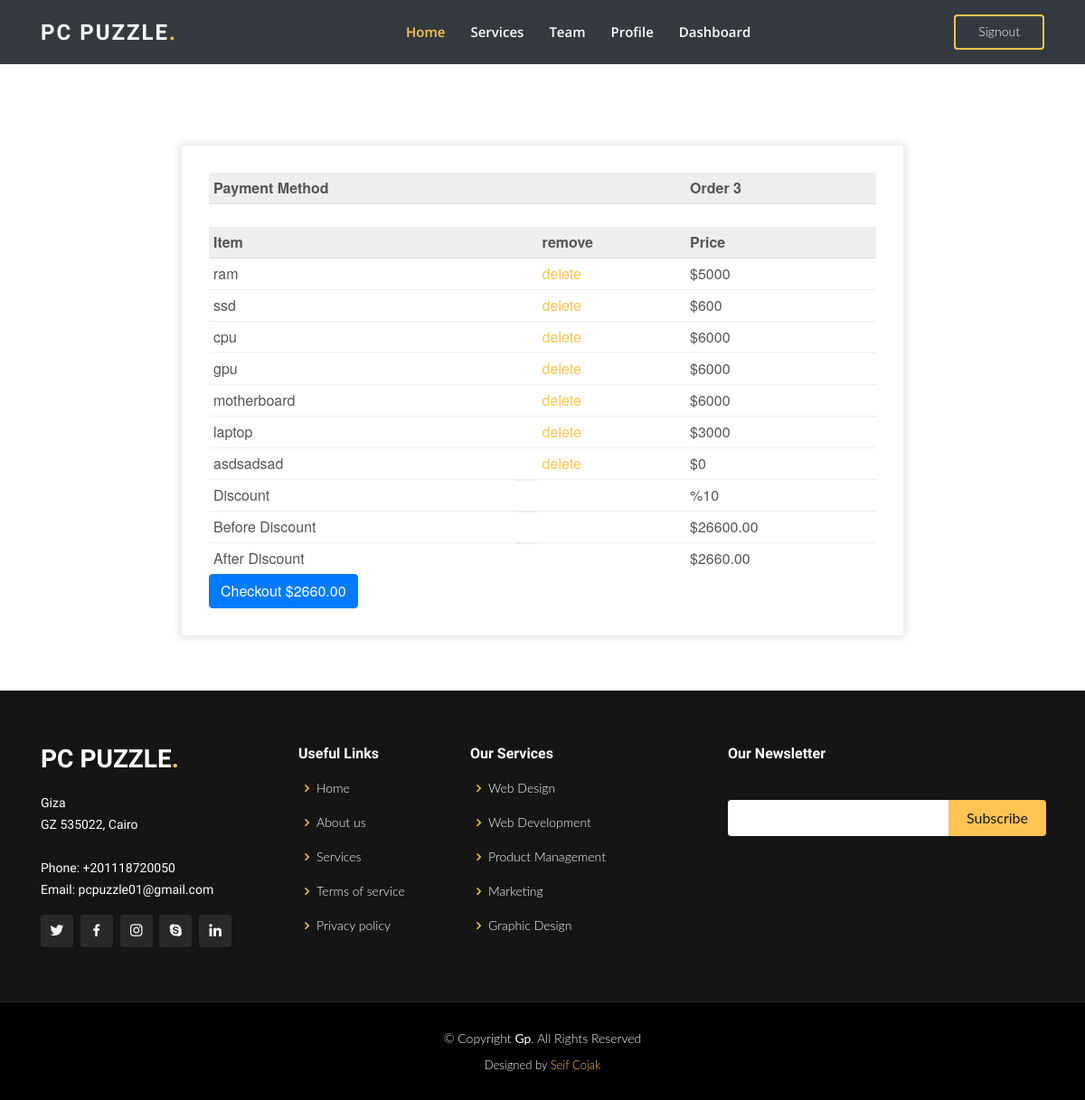
Page /result/ (signed in) on the committed database.
### Tech_Parts/models.py (models this page shows, shortened)
class Order(models.Model):
    customer=models.ForeignKey(Customer,blank=True,null=True,on_delete=models.CASCADE)
    products=models.ManyToManyField(Product,blank=True)
    code=models.CharField(blank=True,null=True,max_length=100)
    ordered=models.BooleanField(default=False)
    delivered=models.BooleanField(default=False)
    device=models.CharField(max_length=120,blank=True,null=True)
    def total_price(self):
        price=0
        for i in self.products.all():
            price += i.price
        return price
    def discount(self):
        percentage=(10/100)*self.total_price()
        return percentage

class Product(models.Model):
    name=models.CharField(max_length=100)
    image=models.CharField(max_length=3000)
    price=models.PositiveIntegerField(default=0)
    category=models.ForeignKey(Category,default=1,null=True,on_delete=models.SET_NULL)
    processor=models.ManyToManyField(Processor)
    type=models.ForeignKey(Type,default=6,null=True,on_delete=models.SET_NULL)
    details=HTMLField()
    code=models.CharField(max_length=100,blank=True)
    slug=models.SlugField(blank=True,max_length=100,unique=True)

### Tech_Parts/views.py (the view, shortened to what this page needs)
# urls.py: path("result/",views.result,name="result"),
def result(request):
    gammes=Games.objects.all()
    eng=Fps_Numbers.objects.filter(name__icontains="Engineer")
    prog=Fps_Numbers.objects.filter(name__icontains="Programmer")
    supplier=Supplier.objects.all()
    error=False
    if request.user.is_authenticated:
        order=Order.objects.filter(customer_id=request.user.id,ordered=True,delivered=False)
        filter=Filters.objects.filter(customer_id=request.user.id)
        if filter.exists():
            my_filter=Filters.objects.get(customer_id=request.user.id)
            similar=Product.objects.filter(category=my_filter.category)[0:3]  | Product.objects.filter(processor__in=my_filter.processor.all()).distinct()[0:3]  | Product.objects.filter(type=my_filter.type)[0:3]
        else:
            messages.error(request,"you don't have order yet")
            return redirect(reverse("home:home"))
        if order.exists():
            my_order=Order.objects.get(customer_id=request.user.id,ordered=True,delivered=False)
            if my_order.products.count() < 1:
                error=True
            for i in my_order.products.all():
                if my_order.products.filter(name__icontains="ssd").exists() and my_order.products.filter(name__icontains="gpu").exists() and my_order.products.filter(name__icontains="motherboard").exists() and my_order.products.filter(name__icontains="ram").exists() and my_order.products.filter(name__icontains="cpu").exists() :
                    error=False
                elif my_order.products.filter(type__name="Normal").exists():
                    error=True
                    similar= Product.objects.filter(type=my_filter.type)[0:3] |Product.objects.filter(category=my_filter.category)[0:3]
                else:
                    error=True
        else:
            messages.error(request,"you don't have order yet")
            return redirect(reverse("home:home"))
    context={"prog":prog,"eng":eng,"orders":my_order,"similar":similar,"filters":my_filter,"suppliers":supplier,"gammes":gammes,"error":error}
    return render(request,"result.html",context)

### templates/result.html (shortened to what this page needs)
  {% extends 'base.html' %}
{% load static %}
  {% block content %}
  <body>
<div id="contt" class="container">
<div class='row'>
<div class="col">
  <div class="invoice-box">
    <form method="POST">
    <table cellpadding="0" cellspacing="0">
      <tr class="heading">
        <td>Payment Method</td>
        <td></td>
        <td></td>
        <td>Order {{orders.id}}</td>
      </tr>
      <tr class="details">
        <td></td>
        <td></td>
      </tr>
      <tr class="heading">
        <td>Item</td>
        <td></td>
        <td>remove</td>
        <td>Price</td>
      </tr>
{% for i in orders.products.all %}
      <tr class="item">
        <td>{{i.name}}</td>
        <td></td>
        <td><a href="{% url 'home:order_edit' slug=i.slug %}">delete</a></td>
        <td>${{i.price}}</td>
      </tr>
{% endfor %}
<tr class='item total'>
  <td class="total">Discount</td>
   {% if request.user.is_anonymous %}
   <td></td>
   <td></td>
   <td>%0</td>
   {% else %}
   <td></td>
   <td></td>
   <td>%10</td>
  {% endif %}
</tr>
<tr class='item total'>
  {% if request.user.is_authenticated %}
  <td class="total">Before Discount</td>
   <td></td>
   <td></td>
   <td>${{orders.total_price|floatformat:2}}</td>
{% endif %}
</tr>
   <tr class="total">
     {% if request.user.is_authenticated %}
       <td>After Discount</td>
       <td></td>
       <td></td>
    <td>${{orders.discount|floatformat:2}}</td>
    {% else %}
    <td>Total Price</td>
    <td></td>
    <td></td>
      <td>${{orders.total_price|floatformat:2}}</td>
      {% endif %}
      </tr>
    </table>
    {% if request.user.is_authenticated %}
    <button class="btn btn-primary" type="submit" {% if orders.products.count == 0 %}disabled{% endif %}>Checkout ${{orders.discount|floatformat:2}}</button>
    {% endif %}
  </form>
  </div>
</div>
</div>
<div class="row">
   <div class="col">
<div class="counts" data-aos="fade-up">
      {% if error == False %}
      <div class="content d-flex flex-column justify-content-center">
</div>
  </div>
{% endif %}
</div>
   </div>
 </div>
  </body>
   {% endblock %}

### static/assets/css/style.css (style rules this page uses)
body { margin: 0; padding: 0; height: 100vh; justify-content: center; align-items: center; font-family: "Roboto", sans-serif; }
a { color: #ffc451; }
.counts .content { padding: 30px 0; }
body { font: 300 1.25em/1.4 "Lato", sans-serif; }
.invoice-box { max-width: 800px; margin: auto; padding: 30px; border: 1px solid #eee; box-shadow: 0 0 10px rgba(0, 0, 0, 0.15); font-size: 16px; line-height: 24px; font-family: 'Helvetica Neue', 'Helvetica', Helvetica, Arial, sans-serif; color: #555; }
.invoice-box table { width: 100%; line-height: inherit; text-align: left; }
.invoice-box table td { padding: 5px; vertical-align: top; }
.invoice-box table tr td:nth-child(2) { text-align: right; }
.invoice-box table tr.heading td { background: #eee; border-bottom: 1px solid #ddd; font-weight: bold; }
.invoice-box table tr.details td { padding-bottom: 20px; }
.invoice-box table tr.item td { border-bottom: 1px solid #eee; }
.invoice-box table tr.total td:nth-child(2) { border-top: 2px solid #eee; font-weight: bold; }

### templates/result.html (style rules this page uses)
#contt { margin-top:10rem !important; padding-bottom:0rem !important; }

### rows in the picture
Order: id "3", total_price "26600.00", discount "2660.00"
Product: name "ram", price "5000"
Product: name "ssd", price "600"
Product: name "cpu", price "6000"
Product: name "gpu", price "6000"
Product: name "motherboard", price "6000"
Product: name "laptop", price "3000"
Product: name "asdsadsad", price "0"
